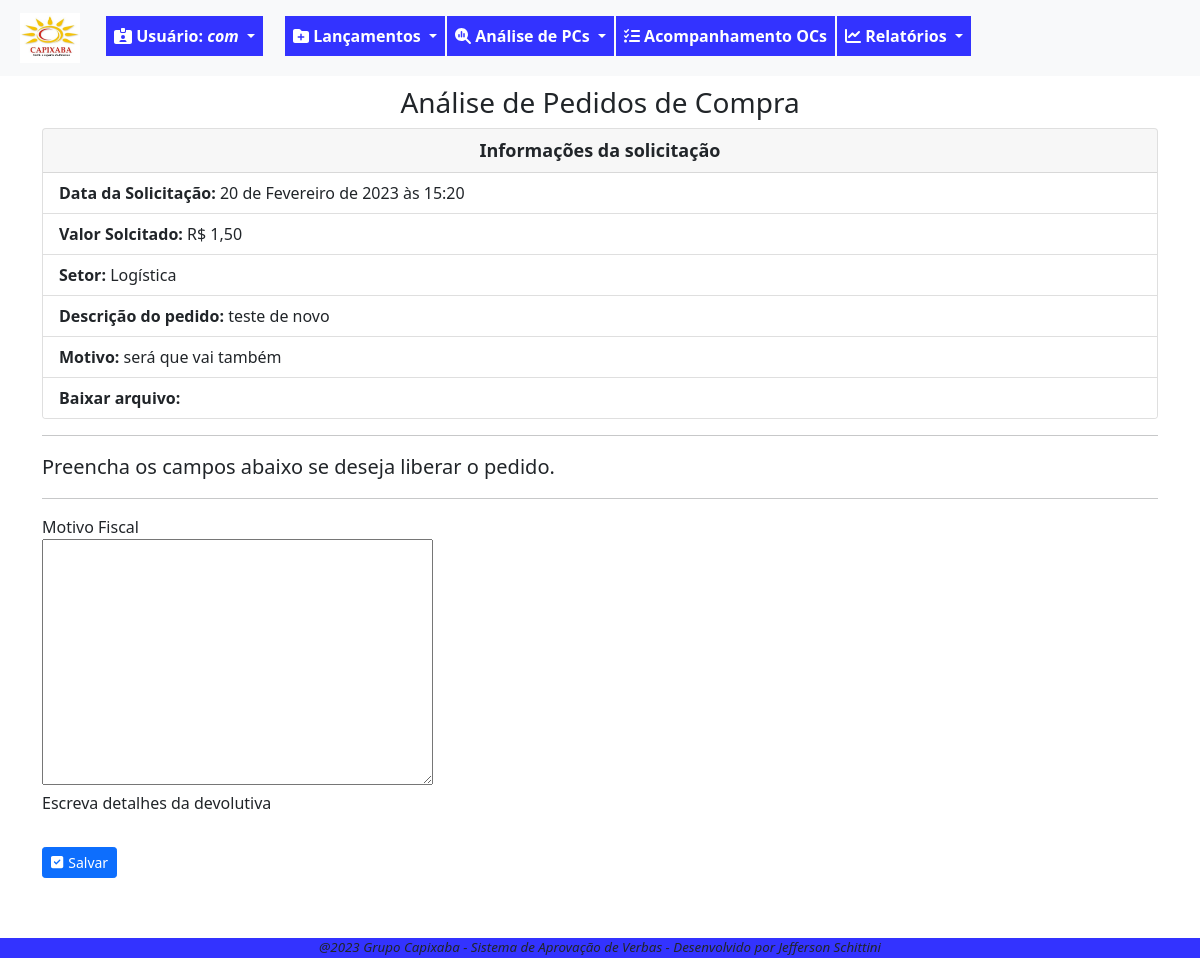
/pc/analise/fiscal/7 (signed in), run on an earlier commit of the app's database.
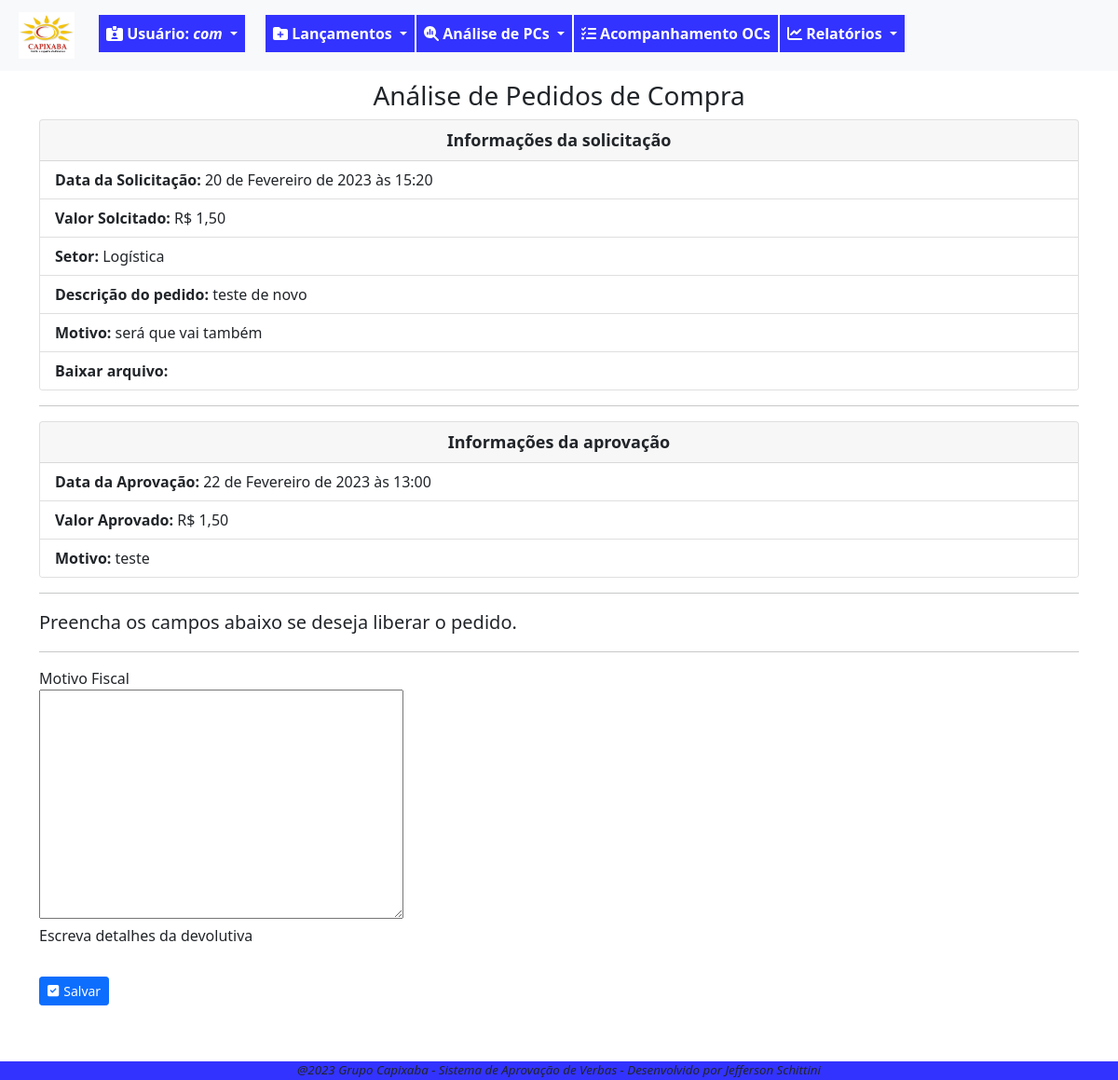
And on a later commit of the database.
### fluxo/models.py (models this page shows, shortened)
class PedidoCompra(models.Model):
    SOL = '1'
    APR = '2'
    FIS = '3'
    FIN = '4'
    FIM = '9'
    ETAPAS_CHOICES = [
        (SOL,'Solicitação'),
        (APR,'Aprovação'),
        (FIS,'Fiscal'),
        (FIN,'Financeiro'),
        (FIM,'Finalizada'),
    ]
    ABERTA = 'ABE'
    ANALISE = 'ANL'
    LIBERADA = 'LIB'
    NEGADA = 'NEG'
    CANCELADA = 'CAN'
    STATUS_CHOICES = [
        ('ABE','Aberta'),
        ('ANL','Análise'),
        ('LIB','Liberada'),
        ('NEG','Negada'),
        ('CAN','Cancelada'),
    ]
    data_solic = models.DateTimeField(verbose_name='Data da Solicitação', default=timezone.now)
    usuario_log = models.ForeignKey(User, on_delete=models.PROTECT, verbose_name='Usuário') #deixar este usuário, que herda do padrão django
    setor_oc = models.ForeignKey(Setor, on_delete=models.PROTECT, verbose_name='Setor')
    desc_solic = models.CharField(max_length=100, verbose_name='Descrição do pedido')
    motivo_solic = models.TextField(verbose_name='Motivo do pedido', max_length=1000, help_text='Escreva detalhes da solicitação')
    valor_solic = models.DecimalField(max_digits=9, decimal_places=2, verbose_name='Valor Solicitado')
    anexos = models.FileField(upload_to=anexar_em, blank=True, null=True)  # verificar melhor como se configura, inclusive a constante MEDDIA_ROOT
    data_aprov = models.DateTimeField(verbose_name='Aprovação Diretoria', blank=True, null=True)
    motivo_aprov = models.TextField(verbose_name='Motivo Aprovação', blank=True, max_length=1000, help_text='Escreva detalhes da devolutiva')
    valor_aprov = models.DecimalField(verbose_name='Valor Aprovado', max_digits=9, decimal_places=2, blank=True, null=True)
    data_fin = models.DateTimeField(verbose_name='Liberação Financeiro', blank=True, null=True)
    motivo_fin = models.TextField(verbose_name='Motivo Financeiro', max_length=1000, blank=True, help_text='Escreva detalhes da devolutiva')
    data_fis = models.DateTimeField(verbose_name='Liberação Fiscal', blank=True, null=True)
    motivo_fis = models.TextField(verbose_name='Motivo Fiscal', max_length=1000, blank=True, null=True, help_text='Escreva detalhes da devolutiva')
    etapa_oc = models.CharField(verbose_name='Etapa', choices=ETAPAS_CHOICES, max_length=50, default='1')
    status_oc = models.CharField(verbose_name='Status', choices=STATUS_CHOICES, max_length=50, default='ABE')
    data_fim_oc = models.DateTimeField(verbose_name='Data Encerramento', null=True, blank=True)
    """ atriui a uma variável o nome da classe. Isso pode ser usado em um template para identificar a
    classe que está chamando o formulário e condicionar as ações"""

class Setor(models.Model):
    setor_desc = models.CharField(verbose_name='Setor', max_length=100, unique=True)
    gestor_setor = models.ForeignKey(User, on_delete=models.PROTECT, verbose_name='Gestor', blank=True, null=True)
    def __str__(self):
        return self.setor_desc

### fluxo/views.py (the view)
# urls.py: path('pc/analise/fiscal/<int:pk>', PCAnaliseFis.as_view(), name='analise-fis-pc'),
class PCAnaliseFis(GroupRequiredMixin, LoginRequiredMixin,UpdateView):
    login_url = reverse_lazy('login')
    group_required = u'Fiscal'
    model = PedidoCompra
    fields=['motivo_fis'
    ]
    template_name = 'fluxo/form-analise.html'
    success_url = reverse_lazy('lista-analise-fis-pc')

### fluxo/templates/fluxo/form-analise.html (shortened to what this page needs)
{% extends 'paginas/base.html' %}
{% load static %}
{% load crispy_forms_tags %}
{% block info_tela %}
    <h3 style="margin-top: 10px; text-align: center;">Análise de Pedidos de Compra</h3>
{% endblock info_tela %}
{% block conteudo %}
    <div class="card">
        <div style="text-align: center; font-size: large; font-weight: bold;" class="card-header">
            Informações da solicitação
        </div>
        <ul class="list-group list-group-flush">
            <li class="list-group-item"> <b>Data da Solicitação:</b> {{ object.data_solic }}</li>
            <li class="list-group-item"> <b>Valor Solcitado:</b> R$ {{ object.valor_solic }}</li>
            <li class="list-group-item" > <b>Setor:</b> {{ object.setor_oc }}</li>
            <li class="list-group-item"> <b>Descrição do pedido:</b> {{ object.desc_solic }}</li>
            <li class="list-group-item"> <b>Motivo:</b> {{ object.motivo_solic }}</li>
            <li class="list-group-item"> <b>Baixar arquivo:</b> {{ object.anexos }}</li>
        </ul>
    </div>
    <hr>
    {% if object.etapa_oc == '3' or object.etapa_oc == '4' %}
    <div class="card">
        <div style="text-align: center; font-size: large; font-weight: bold;" class="card-header">
            Informações da aprovação
        </div>
        <ul class="list-group list-group-flush">
            <li class="list-group-item"> <b>Data da Aprovação:</b> {{ object.data_aprov }}</li>
            <li class="list-group-item"> <b>Valor Aprovado:</b> R$ {{ object.valor_aprov }}</li>
            <li class="list-group-item"> <b>Motivo:</b> {{ object.motivo_aprov }}</li>
        </ul>
    </div>
    <hr>
    {% endif %}
    <p class="lead">
        Preencha os campos abaixo se deseja liberar o pedido.
    </p>
    <hr>
    <form action="" method="post" enctype="multipart/form-data">
        {{ form|crispy }}
        <button type="submit" class="btn btn-primary mt-3 btn-sm">
            <i style="margin-right: 5px" class="fa-solid fa-square-check"></i>Salvar</button>
    </form>
{% endblock conteudo %}

What changed in the data, as far as the page shows it:
changed PedidoCompra "teste de novo": etapa_oc "1" → "3" (drawn); data_aprov (not shown) → "22 de Fevereiro de 2023 às 13:00"; valor_aprov (not shown) → "1,50"; motivo_aprov (not shown) → "teste"
Also different on the page:
text now shown: "Informações da aprovação Data da Aprovação: Valor Aprovado: R$ Motivo:"
